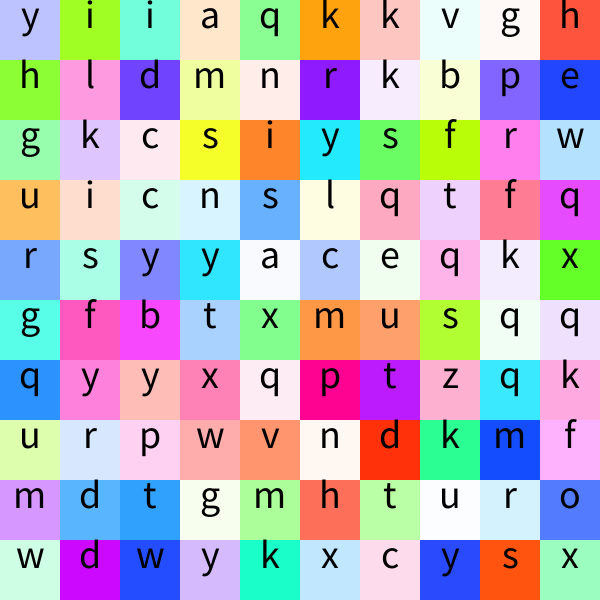
Frame 1 (no input)
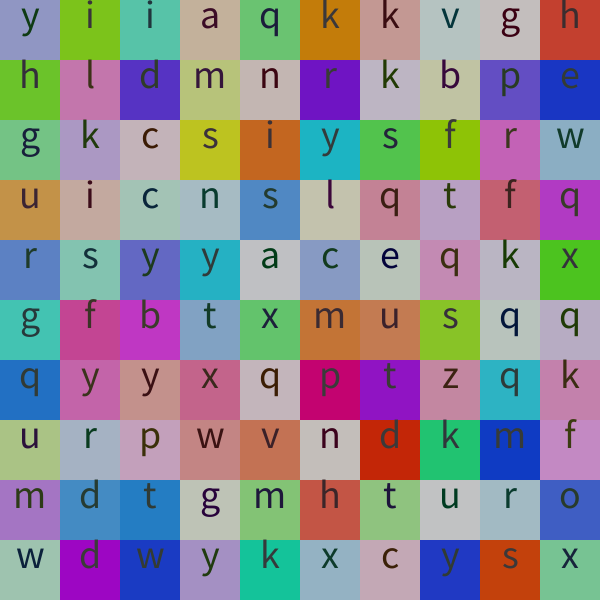
Frame 60 (the mouse pressed at the canvas centre just before this capture)
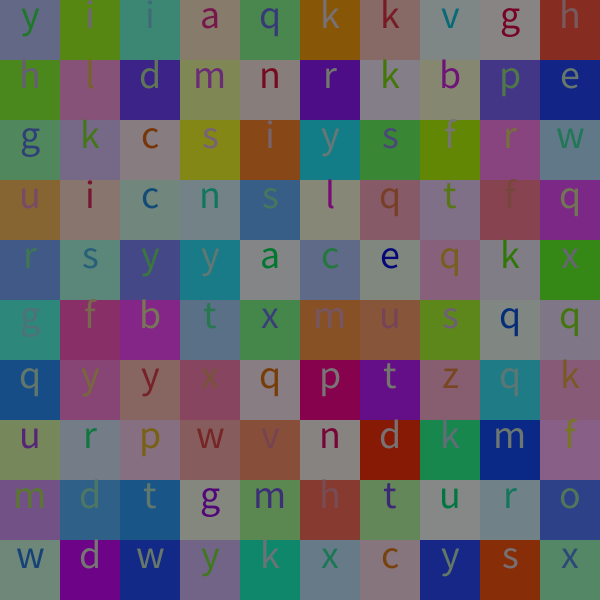
Frame 120 (the mouse held since frame 60 and released just before this capture)

The Processing sketch that drew these frames (run headless with seeded random() and noise(); from frame 60 on, the mouse is pressed at the canvas centre):

// Processing sketch: propotipoletas
// ── propotipoletas.pde
ArrayList<Ficha> fichas;

void setup() {
  size(600, 600);
  colorMode(HSB, 256);
  reset();
  noStroke();
}


void draw() {
  background(0);
  for (int i = 0; i < fichas.size(); i++) {
    Ficha aux = fichas.get(i);
    aux.act();
    if (aux.eliminar) fichas.remove(i--);
  }
}

void reset(){
  fichas = new ArrayList<Ficha>();
  for (int j = 0; j < height/60; j++) {
    for (int i = 0; i < width/60; i++) {
      fichas.add(new Ficha(i*60, j*60));
    }
  } 
}

class Ficha {
  boolean eliminar;
  char valor;
  int x, y, t; 
  float h, s, b;
  Ficha(int x, int y) {
    this.x = x; 
    this.y = y;
    generar();
  }
  void act() {
    b--;
    if (b < 0) {
      eliminar = true;
    }
    if (keyPressed && key == valor) {
      generar();
      b = 255;
    }
    dibujar();
  }
  void dibujar() {
    fill(getColor());
    rect(x, y, 60, 60);
    fill(256-h, 256-s, 256-b);
    textSize(40);
    textAlign(CENTER, TOP);
    text(str(valor), x, y, 60, 60);
  }
  void generar() {
    h = random(256);
    s = random(256);
    b = 256;
    valor = char(int((random(97, 123))));
  }
  color getColor() {
    return color(h, s, b);
  }
}
